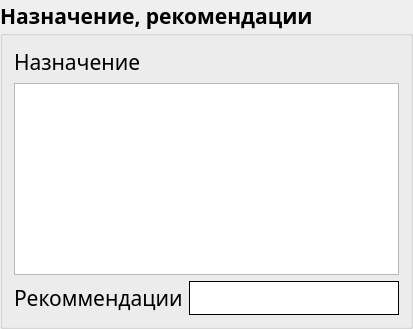
        <widget class="QGroupBox" name="groupBox">
         <property name="minimumSize">
          <size>
           <width>0</width>
           <height>0</height>
          </size>
         </property>
         <property name="font">
          <font>
           <family>Accanthis ADF Std</family>
           <pointsize>16</pointsize>
           <weight>75</weight>
           <bold>true</bold>
          </font>
         </property>
         <property name="title">
          <string>Назначение, рекомендации</string>
         </property>
         <layout class="QGridLayout" name="gridLayout_6">
          <item row="2" column="1">
           <widget class="QLineEdit" name="recommendations_lineEdit">
            <property name="minimumSize">
             <size>
              <width>0</width>
              <height>30</height>
             </size>
            </property>
            <property name="styleSheet">
             <string notr="true"> QLineEdit {
	  border-width: 1px;
	  border-style: solid;
	  border-radius: 0px;
  }</string>
            </property>
           </widget>
          </item>
          <item row="2" column="0">
           <widget class="QLabel" name="recommendations_label">
            <property name="minimumSize">
             <size>
              <width>0</width>
              <height>30</height>
             </size>
            </property>
            <property name="font">
             <font>
              <family>Accanthis ADF Std</family>
              <pointsize>16</pointsize>
              <weight>50</weight>
              <bold>false</bold>
             </font>
            </property>
            <property name="text">
             <string>Рекоммендации</string>
            </property>
           </widget>
          </item>
          <item row="0" column="0" colspan="2">
           <widget class="QLabel" name="label_3">
            <property name="font">
             <font>
              <family>Accanthis ADF Std</family>
              <pointsize>16</pointsize>
              <weight>50</weight>
              <bold>false</bold>
             </font>
            </property>
            <property name="text">
             <string>Назначение</string>
            </property>
           </widget>
          </item>
          <item row="1" column="0" colspan="2">
           <widget class="QTableView" name="prescribings_tableView"/>
          </item>
         </layout>
        </widget>
